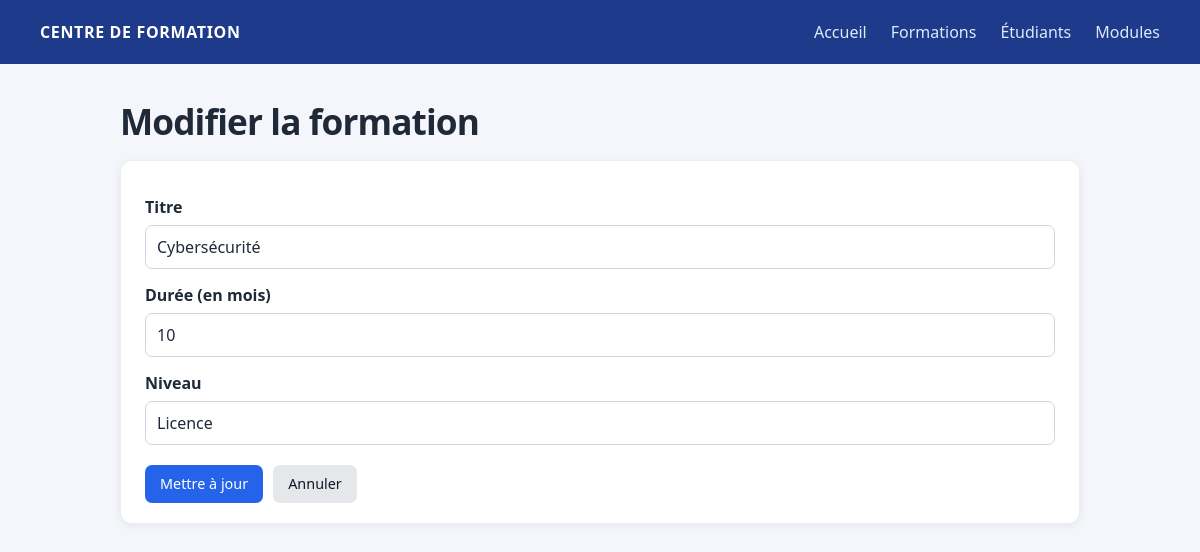
Screenshot of /formations/edit.php?id=2 with the database file from the repository.
### tables this page shows
CREATE TABLE formations (
  id_formation INT UNSIGNED NOT NULL AUTO_INCREMENT,
  titre        VARCHAR(120) NOT NULL,
  duree_mois   TINYINT UNSIGNED NOT NULL,
  niveau       VARCHAR(50) NOT NULL,
  PRIMARY KEY (id_formation)
);

### formations/edit.php (the view, shortened to what this page needs)
<?php
require_once '../database/connexion.php';
$id = (int) ($_GET['id'] ?? $_POST['id'] ?? 0);
$stmt = $pdo->prepare('SELECT * FROM formations WHERE id_formation = :id');
$stmt->execute([':id' => $id]);
$formation = $stmt->fetch(PDO::FETCH_ASSOC);
?>
<!DOCTYPE html>
<html lang="fr">
<head>
    <link rel="stylesheet" href="../assets/css/style.css">
</head>
<body>
<header class="topbar">
    <span class="brand">CENTRE DE FORMATION</span>
    <a href="../index.php">Accueil</a>
    <a href="index.php">Formations</a>
    <a href="../etudiants/index.php">Étudiants</a>
    <a href="../modules/index.php">Modules</a>
</header>
<main>
    <h1>Modifier la formation</h1>
    <div class="card">
        <form method="post">
            <label for="titre">Titre</label>
            <input type="text" id="titre" name="titre" value="<?= htmlspecialchars($formation['titre']) ?>" required>
            <label for="duree_mois">Durée (en mois)</label>
            <input type="number" id="duree_mois" name="duree_mois" min="1" value="<?= (int) $formation['duree_mois'] ?>" required>
            <label for="niveau">Niveau</label>
            <input type="text" id="niveau" name="niveau" value="<?= htmlspecialchars($formation['niveau']) ?>" required>
            <div class="form-actions">
                <button type="submit" class="btn btn-primary">Mettre à jour</button>
                <a class="btn" href="index.php">Annuler</a>
            </div>
        </form>
    </div>
</main>
</body>
</html>

### assets/css/style.css (style rules this page uses)
* { box-sizing: border-box; }
:root { color-scheme: light; --color-ink: #1f2937; --color-muted: #64748b; --color-brand: #1e3a8a; --color-primary: #2563eb; --color-border: #e2e8f0; --color-surface: #fff; --color-page: #f4f6fb; --shadow-card: 0 2px 8px rgba(15, 23, 42, .07); }
body { min-width: 320px; margin: 0; background: var(--color-page); color: var(--color-ink); font-family: system-ui, -apple-system, BlinkMacSystemFont, "Segoe UI", sans-serif; line-height: 1.5; }
.topbar { display: flex; align-items: center; gap: 12px 24px; min-height: 64px; padding: 12px max(24px, calc((100% - 1120px) / 2)); background: var(--color-brand); color: #fff; }
.topbar .brand { margin-right: auto; font-weight: 750; letter-spacing: .04em; }
.topbar a { padding: 6px 0; color: #dbeafe; text-decoration: none; transition: color .15s ease; }
main { width: min(100% - 32px, 960px); margin: 36px auto 64px; }
h1 { margin: 0 0 18px; font-size: clamp(1.7rem, 3vw, 2.2rem); line-height: 1.2; letter-spacing: -.025em; }
.card, .quick-card { border: 1px solid rgba(226, 232, 240, .7); border-radius: 12px; background: var(--color-surface); box-shadow: var(--shadow-card); }
.card { overflow-x: auto; padding: 20px 24px; }
.btn { display: inline-flex; align-items: center; justify-content: center; min-height: 38px; padding: 8px 14px; border: 1px solid transparent; border-radius: 7px; background: #e5e7eb; color: #111827; font: inherit; font-size: .9rem; line-height: 1.25; text-decoration: none; cursor: pointer; transition: background-color .15s ease, box-shadow .15s ease, transform .15s ease; }
.btn-primary { background: var(--color-primary); color: #fff; }
:where(a, button, input, select):focus-visible { outline: 3px solid #93c5fd; outline-offset: 2px; }
label { display: block; margin: 14px 0 6px; font-weight: 600; }
input, select { width: 100%; min-height: 42px; padding: 9px 11px; border: 1px solid #cbd5e1; border-radius: 7px; background: #fff; color: var(--color-ink); font: inherit; }
.form-actions { display: flex; flex-wrap: wrap; gap: 10px; margin-top: 20px; }

### rows the page displays
formations: titre "Cybersécurité", duree_mois "10", niveau "Licence"
